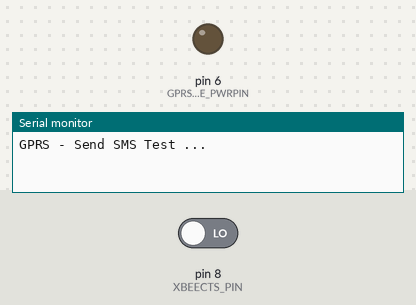
The sketch below on a simulated Arduino Uno, built with avr-gcc and run on an emulated ATmega328P. Shown: output pins drawn as LEDs (lit = HIGH), the last lines printed to the serial monitor. The test bench sets the inputs (shaded band); at power-on: pin 8 (XBEECTS_PIN) LOW.

Above: at 0.1 s.
At 1.3 s:
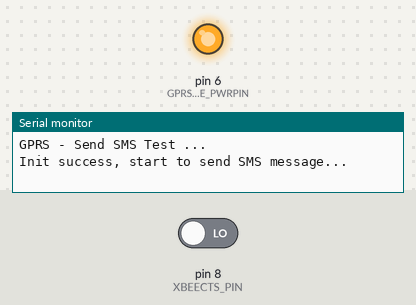
Timing chart, 0 to 5.2 s (numbered marks = the images above):
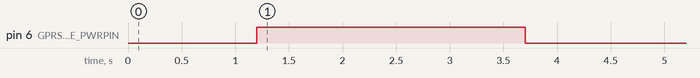

The sketch:

sendSMs.ino
```cpp
#include <GPRSbee.h>

#include <SoftwareSerial.h>

#define GPRSBEE_PWRPIN  6
#define XBEECTS_PIN     8

void setup() {
  Serial.begin(9600);
  while(!Serial);;
  Serial.println("GPRS - Send SMS Test ...");
  gprsbee.init(Serial, XBEECTS_PIN, GPRSBEE_PWRPIN);
  delay(1000);
  Serial.println("Init success, start to send SMS message...");
  gprsbee.sendSMS("130****3364","hello,world"); //define phone number and text
}

void loop() {
  //nothing to do
}
```
